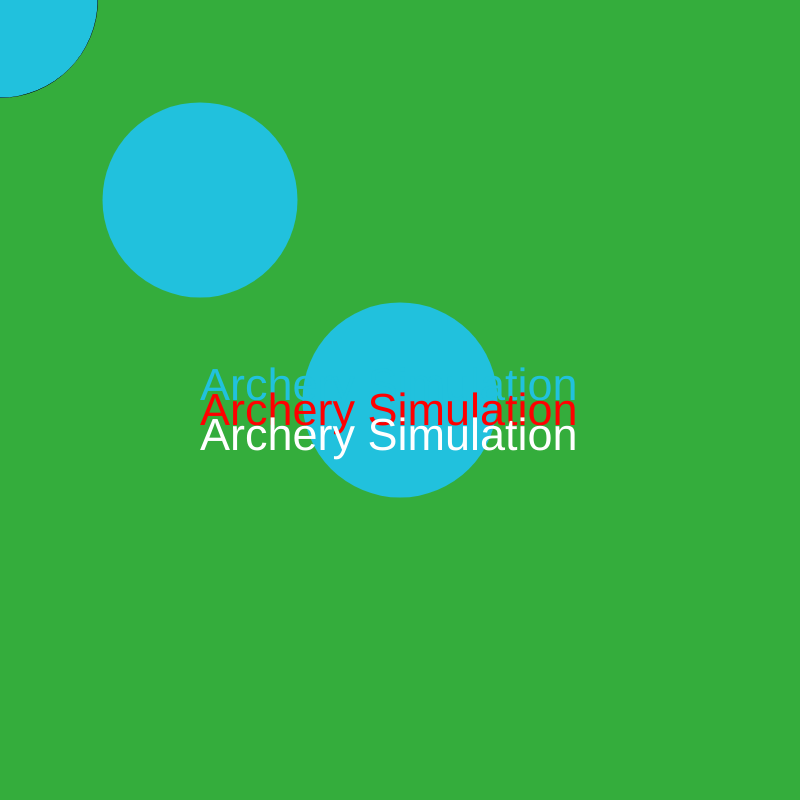
Frame 1 (no input)
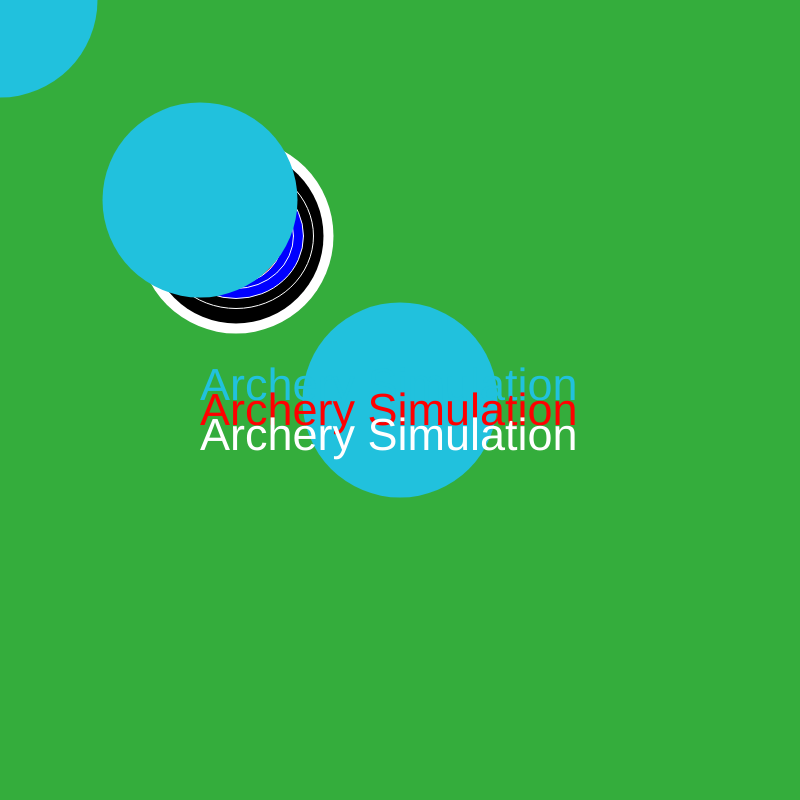
Frame 60 (no input)
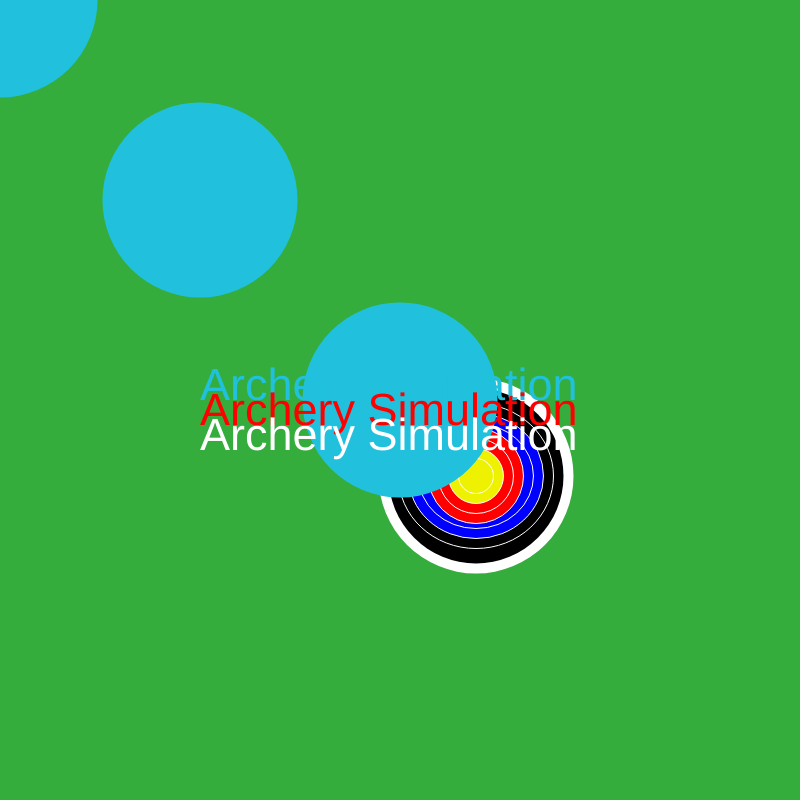
Frame 120 (the mouse pressed at the canvas centre since frame 60)

The p5.js sketch that drew these frames (run headless with seeded random() and noise() and a simulated clock; from frame 60 on, the mouse is pressed at the canvas centre):

// p5.js sketch
// ── sketch.js
let x;
let y;
let direction=1;
let t;


function setup(){
createCanvas(800, 800);
x=0;
y=0;
t = new Target(x, y); //make a new ball from the Ball class and call it b.

}

function draw (){
  background(52, 173, 60);
    t.drawTarget(); //draw the ball called b (go look in the Ball class for the drawBall function)
    t.moveTarget(); //move the ball called b (go look in the Ball class for the moveBall function)
    fill(33, 193, 221)
      noStroke();
        ellipse(0, 0, 195, 195);
      fill(33, 193, 221)
      noStroke();
          ellipse(200, 200, 195, 195);
        fill(33, 193, 221)
        noStroke();
              ellipse(400, 400, 195, 195);
    textSize(45);{
    text('Archery Simulation', 200, 400);
    fill("red");
    text('Archery Simulation', 200, 425);
    fill(255, 255, 255);
    text('Archery Simulation', 200, 450);


  }
}
class Target{
  	constructor(x,y){ //every ball needs an x value and a y value
  		    this.x = x;
      		this.y = y;
        }
  	drawTarget(){  // draw a ball on the screen at x,y
      ellipse(this.x, this.y, 195, 195);
      fill(0, 0, 0)
      ellipse(this.x, this.y, 175, 175);
      fill(0, 0, 0)
      stroke(255, 255, 255)
      ellipse(this.x, this.y, 155, 145);
      fill("blue")
      ellipse(this.x, this.y, 135, 125);
      fill("blue")
      ellipse(this.x, this.y, 115, 105);
      fill("red")
      ellipse(this.x, this.y, 95, 95);
      fill("red")
      ellipse(this.x, this.y, 75, 75);
      fill(238, 242, 0)
      ellipse(this.x, this.y, 55, 55);
      fill(238, 242, 0)
      ellipse(this.x, this.y, 35, 35);
      fill(255, 255, 255);
   }
  	moveTarget(){ //update the location of the ball, so it moves across the screen
      this.x=this.x+4*direction;
        this.y=this.y+4*direction;
        if (this.x>width-2){
          direction = direction* -1;
        }
        if (this.x<2){
            direction = direction* -1;
  	    }

  }

}
